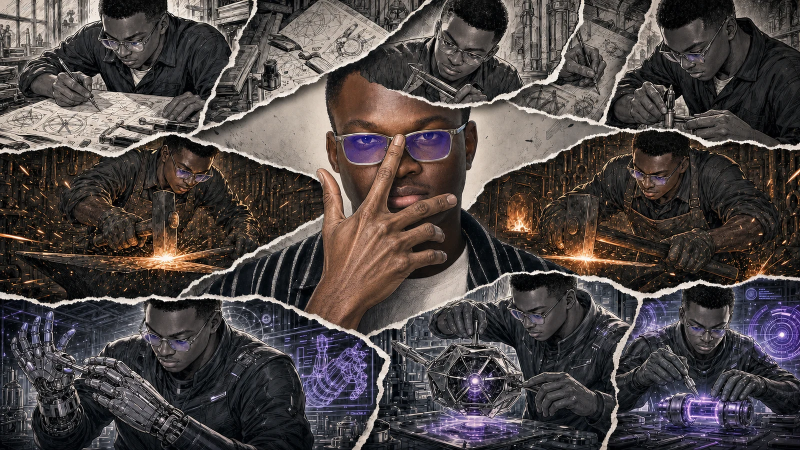
#> input picture assets/hero-collage-1600.webp, 1600 x 900 px (shown at 1/2 size)
$ python prepare_portrait.py ../assets/hero-collage-1600.webp
#> lines starting #> are read from the running program, lines starting #| are printed output that depends on the picture
"""Prépare les formats WebP responsives du portrait propre."""

from __future__ import annotations

import argparse
from pathlib import Path

from PIL import Image


def export_portrait(source_path: Path, output_dir: Path, widths: tuple[int, ...]) -> None:
#> called with widths = (960, 1600, 2400)
    source = Image.open(source_path).convert("RGB")
#> source is the input picture: PIL image 1600x900 RGB; mean R, G, B 77, 70.1, 69.2
    output_dir.mkdir(parents=True, exist_ok=True)

    for width in widths:
        height = round(source.height * width / source.width)
        resized = source.resize((width, height), Image.Resampling.LANCZOS)
        destination = output_dir / f"portrait-clean-{width}.webp"
        resized.save(destination, "WEBP", quality=90, method=6)
#> this loop made 3 passes
#> pass 1, in export_portrait, `resized = source.resize((width, height), Image.Resampling.LANCZOS)`:
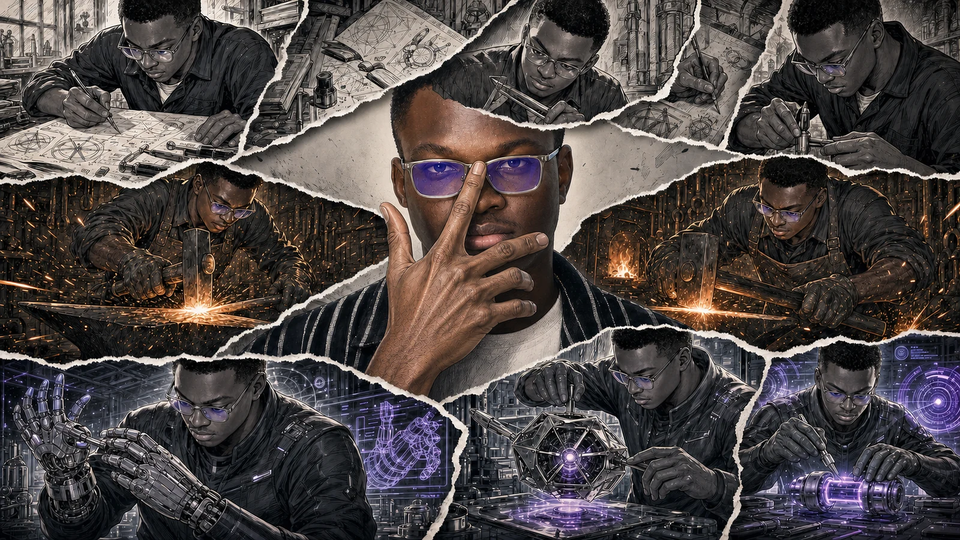
#> resized: PIL image 960x540 RGB; mean R, G, B 77, 70.1, 69.2


def main() -> None:
    parser = argparse.ArgumentParser()
    parser.add_argument("source", type=Path, help="Chemin vers le portrait PNG source")
    parser.add_argument(
        "--output-dir",
        type=Path,
        default=Path("public/assets"),
        help="Dossier de sortie",
    )
    parser.add_argument("--widths", type=int, nargs="+", default=(960, 1600, 2400))
    args = parser.parse_args()
    export_portrait(args.source, args.output_dir, tuple(args.widths))


if __name__ == "__main__":
    main()

$ run again, on assets/portrait-clean-1600.webp
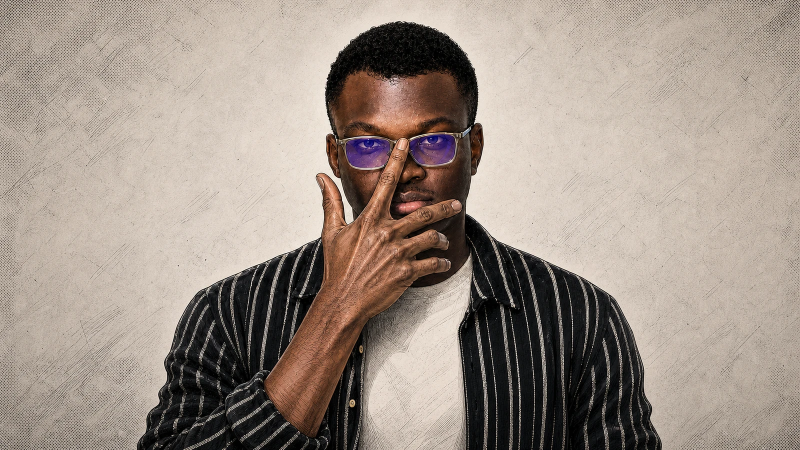
#> input picture assets/portrait-clean-1600.webp, 1600 x 900 px (shown at 1/2 size)
#> in export_portrait, source is the input picture: PIL image 1600x900 RGB; mean R, G, B 158.6, 145.6, 135.3
#> the loop in export_portrait, `for width in widths:` made 3 passes
#> pass 1, in export_portrait, `resized = source.resize((width, height), Image.Resampling.LANCZOS)`:
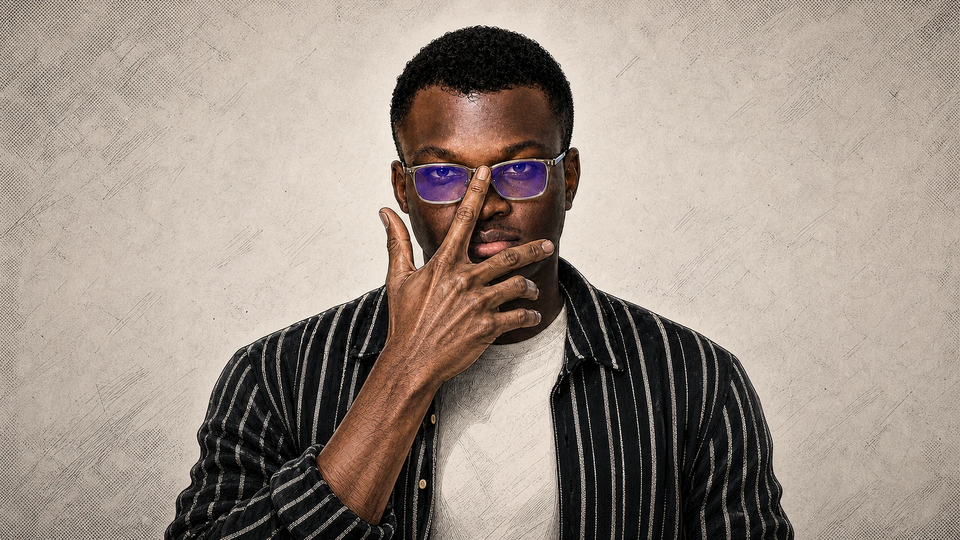
#> resized: PIL image 960x540 RGB; mean R, G, B 158.6, 145.6, 135.3
